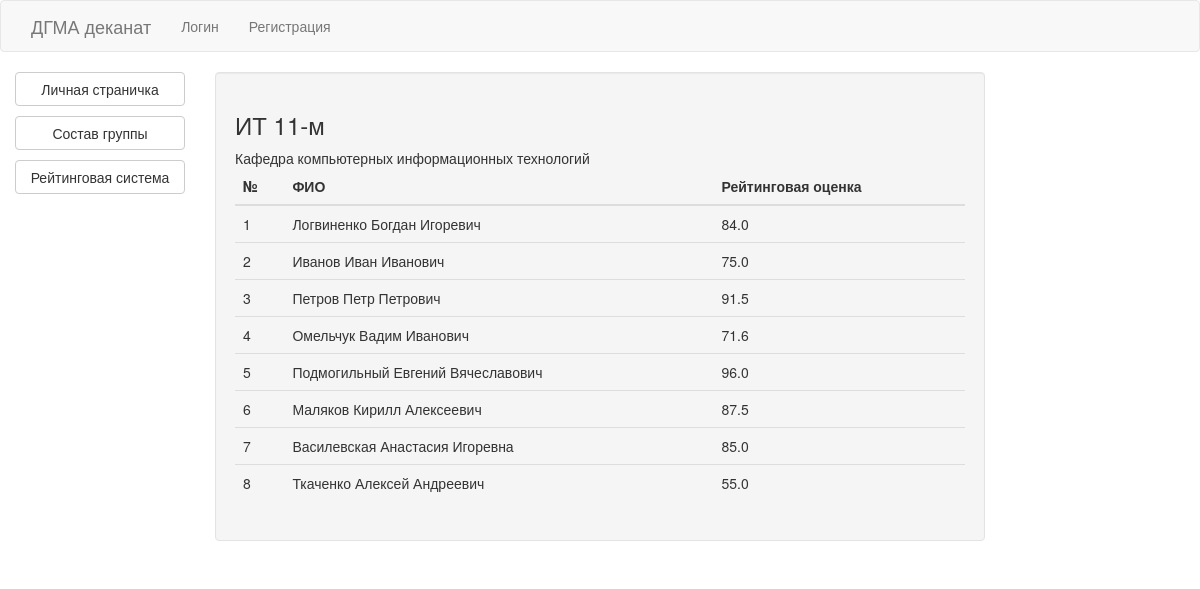
The page /student/2/group on the database its author committed.
### models/group.py (models this page shows, shortened)
class Group(db.Model):
    id = db.Column(db.Integer, primary_key=True, autoincrement=True)
    name = db.Column(db.String(40))
    cathedra_id = db.Column(db.Integer, ForeignKey('cathedra.id'))
    cathedra = relationship("Cathedra")
    students = relationship("Student", back_populates="group")

### models/cathedra.py (models this page shows, shortened)
class Cathedra(db.Model):
    id = db.Column(db.Integer, primary_key=True, autoincrement=True)
    name = db.Column(db.String(50))
    short_name = db.Column(db.String(15))
    image = db.Column(db.String(100))
    facility_id = db.Column(db.Integer, ForeignKey('facility.id'))
    facility = relationship('Facility')

### models/student.py (models this page shows, shortened)
class Student(db.Model):
    id = db.Column(db.Integer, primary_key=True, autoincrement=True)
    user_id = db.Column(db.Integer, ForeignKey('user.id'))
    user = relationship("User")
    group_id = db.Column(db.Integer, ForeignKey('group.id'))
    group = relationship("Group")
    photo = db.Column(db.String(100))
    receipt_trimester_id = db.Column(db.Integer, ForeignKey('trimester.id'))
    receipt_trimester = relationship("Trimester")
    marks = relationship("StudentSubjectMark", back_populates='student')
    def get_avg_mark(self):
        marks = StudentSubjectMark.query.filter_by(student_id=self.id).all()
        if len(marks) == 0:
            return 0
        return sum([m.mark for m in marks]) / len(marks)

### models/user.py (models this page shows, shortened)
class User(db.Model):
    id = db.Column(db.Integer, primary_key=True, autoincrement=True)
    name = db.Column(db.String(50))
    second_name = db.Column(db.String(50))
    middle_name = db.Column(db.String(50))
    password = db.Column(db.String(50))
    email = db.Column(db.String(50), unique=True, index=True)
    birthday = db.Column(db.Date)

### models/student_subject_mark.py (models this page shows, shortened)
class StudentSubjectMark(db.Model):
    id = db.Column(db.Integer, primary_key=True, autoincrement=True)
    student_id = db.Column(db.Integer, ForeignKey('student.id'))
    student = relationship("Student")
    subject_id = db.Column(db.Integer, ForeignKey('subject.id'))
    subject = relationship("Subject")
    mark = db.Column(db.Integer)
    date = db.Column(db.Date)

### blueprints/student.py (the view)
@student.route('/student/<int:id>/group')
def group(id):
    student = Student.query.get_or_404(id)
    return render_template('group/students/students.html', student=student)

### templates/group/students/students.html
{% extends 'student_layout.html' %}
{% block student_content %}
    <div class="container-fluid">
        <h3>{{ student.group.name }}</h3>
        {{ student.group.cathedra.name }}
        <table class="table">
            <thead>
            <tr>
                <th>№</th>
                <th>ФИО</th>
                <th>Рейтинговая оценка</th>
            </tr>
            </thead>
            <tbody>
            {% for s in student.group.students %}
                <tr>
                    <td>{{ loop.index }}</td>
                    <td>{{ s.user.second_name }} {{ s.user.name }} {{ s.user.middle_name }}</td>
                    <td>{{ s.get_avg_mark()|round(1, 'floor') }}</td>
                </tr>
            {% endfor %}
            </tbody>
        </table>
    </div>
{% endblock %}

### rows shown on the page
Group: group.name "ИТ 11-м"
Cathedra: group.cathedra.name "Кафедра компьютерных информационных технологий"
Student: user.second_name "Логвиненко", user.name "Богдан", user.middle_name "Игоревич", get_avg_mark "84.0"
Student: user.second_name "Иванов", user.name "Иван", user.middle_name "Иванович", get_avg_mark "75.0"
Student: user.second_name "Петров", user.name "Петр", user.middle_name "Петрович", get_avg_mark "91.5"
Student: user.second_name "Омельчук", user.name "Вадим", user.middle_name "Иванович", get_avg_mark "71.6"
Student: user.second_name "Подмогильный", user.name "Евгений", user.middle_name "Вячеславович", get_avg_mark "96.0"
Student: user.second_name "Маляков", user.name "Кирилл", user.middle_name "Алексеевич", get_avg_mark "87.5"
Student: user.second_name "Василевская", user.name "Анастасия", user.middle_name "Игоревна", get_avg_mark "85.0"
Student: user.second_name "Ткаченко", user.name "Алексей", user.middle_name "Андреевич", get_avg_mark "55.0"
